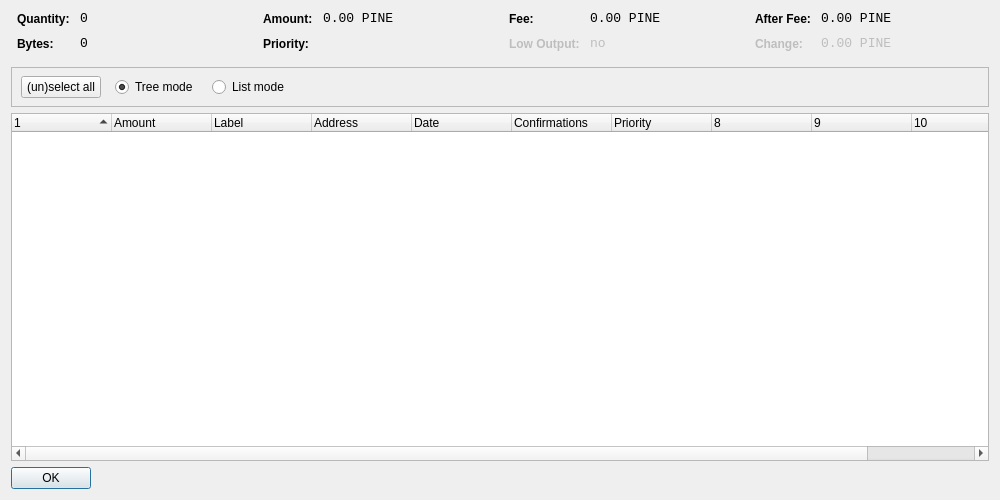
<?xml version="1.0" encoding="UTF-8"?>
<ui version="4.0">
 <class>CoinControlDialog</class>
 <widget class="QDialog" name="CoinControlDialog">
  <property name="geometry">
   <rect>
    <x>0</x>
    <y>0</y>
    <width>1000</width>
    <height>500</height>
   </rect>
  </property>
  <property name="windowTitle">
   <string>Coin Control</string>
  </property>
  <layout class="QVBoxLayout" name="verticalLayout">
   <item>
    <layout class="QHBoxLayout" name="horizontalLayoutTop" stretch="0,0,0,0">
     <property name="topMargin">
      <number>0</number>
     </property>
     <property name="bottomMargin">
      <number>10</number>
     </property>
     <item>
      <layout class="QFormLayout" name="formLayoutCoinControl1">
       <property name="horizontalSpacing">
        <number>10</number>
       </property>
       <property name="verticalSpacing">
        <number>10</number>
       </property>
       <property name="leftMargin">
        <number>6</number>
       </property>
       <property name="rightMargin">
        <number>6</number>
       </property>
       <item row="0" column="0">
        <widget class="QLabel" name="labelCoinControlQuantityText">
         <property name="styleSheet">
          <string notr="true">font-weight:bold;</string>
         </property>
         <property name="text">
          <string>Quantity:</string>
         </property>
        </widget>
       </item>
       <item row="0" column="1">
        <widget class="QLabel" name="labelCoinControlQuantity">
         <property name="font">
          <font>
           <family>Monospace</family>
           <pointsize>10</pointsize>
          </font>
         </property>
         <property name="cursor">
          <cursorShape>IBeamCursor</cursorShape>
         </property>
         <property name="contextMenuPolicy">
          <enum>Qt::ActionsContextMenu</enum>
         </property>
         <property name="text">
          <string notr="true">0</string>
         </property>
         <property name="textInteractionFlags">
          <set>Qt::LinksAccessibleByMouse|Qt::TextSelectableByKeyboard|Qt::TextSelectableByMouse</set>
         </property>
        </widget>
       </item>
       <item row="1" column="0">
        <widget class="QLabel" name="labelCoinControlBytesText">
         <property name="styleSheet">
          <string notr="true">font-weight:bold;</string>
         </property>
         <property name="text">
          <string>Bytes:</string>
         </property>
        </widget>
       </item>
       <item row="1" column="1">
        <widget class="QLabel" name="labelCoinControlBytes">
         <property name="font">
          <font>
           <family>Monospace</family>
           <pointsize>10</pointsize>
          </font>
         </property>
         <property name="cursor">
          <cursorShape>IBeamCursor</cursorShape>
         </property>
         <property name="contextMenuPolicy">
          <enum>Qt::ActionsContextMenu</enum>
         </property>
         <property name="text">
          <string notr="true">0</string>
         </property>
         <property name="textInteractionFlags">
          <set>Qt::LinksAccessibleByMouse|Qt::TextSelectableByKeyboard|Qt::TextSelectableByMouse</set>
         </property>
        </widget>
       </item>
      </layout>
     </item>
     <item>
      <layout class="QFormLayout" name="formLayoutCoinControl2">
       <property name="horizontalSpacing">
        <number>10</number>
       </property>
       <property name="verticalSpacing">
        <number>10</number>
       </property>
       <property name="leftMargin">
        <number>6</number>
       </property>
       <property name="rightMargin">
        <number>6</number>
       </property>
       <item row="0" column="0">
        <widget class="QLabel" name="labelCoinControlAmountText">
         <property name="styleSheet">
          <string notr="true">font-weight:bold;</string>
         </property>
         <property name="text">
          <string>Amount:</string>
         </property>
        </widget>
       </item>
       <item row="0" column="1">
        <widget class="QLabel" name="labelCoinControlAmount">
         <property name="font">
          <font>
           <family>Monospace</family>
           <pointsize>10</pointsize>
          </font>
         </property>
         <property name="cursor">
          <cursorShape>IBeamCursor</cursorShape>
         </property>
         <property name="contextMenuPolicy">
          <enum>Qt::ActionsContextMenu</enum>
         </property>
         <property name="text">
          <string notr="true">0.00 PINE</string>
         </property>
         <property name="textInteractionFlags">
          <set>Qt::LinksAccessibleByMouse|Qt::TextSelectableByKeyboard|Qt::TextSelectableByMouse</set>
         </property>
        </widget>
       </item>
       <item row="1" column="0">
        <widget class="QLabel" name="labelCoinControlPriorityText">
         <property name="styleSheet">
          <string notr="true">font-weight:bold;</string>
         </property>
         <property name="text">
          <string>Priority:</string>
         </property>
        </widget>
       </item>
       <item row="1" column="1">
        <widget class="QLabel" name="labelCoinControlPriority">
         <property name="font">
          <font>
           <family>Monospace</family>
           <pointsize>10</pointsize>
          </font>
         </property>
         <property name="cursor">
          <cursorShape>IBeamCursor</cursorShape>
         </property>
         <property name="contextMenuPolicy">
          <enum>Qt::ActionsContextMenu</enum>
         </property>
         <property name="text">
          <string/>
         </property>
         <property name="textInteractionFlags">
          <set>Qt::LinksAccessibleByMouse|Qt::TextSelectableByKeyboard|Qt::TextSelectableByMouse</set>
         </property>
        </widget>
       </item>
      </layout>
     </item>
     <item>
      <layout class="QFormLayout" name="formLayoutCoinControl3">
       <property name="horizontalSpacing">
        <number>10</number>
       </property>
       <property name="verticalSpacing">
        <number>10</number>
       </property>
       <property name="leftMargin">
        <number>6</number>
       </property>
       <property name="rightMargin">
        <number>6</number>
       </property>
       <item row="0" column="0">
        <widget class="QLabel" name="labelCoinControlFeeText">
         <property name="styleSheet">
          <string notr="true">font-weight:bold;</string>
         </property>
         <property name="text">
          <string>Fee:</string>
         </property>
        </widget>
       </item>
       <item row="0" column="1">
        <widget class="QLabel" name="labelCoinControlFee">
         <property name="font">
          <font>
           <family>Monospace</family>
           <pointsize>10</pointsize>
          </font>
         </property>
         <property name="cursor">
          <cursorShape>IBeamCursor</cursorShape>
         </property>
         <property name="contextMenuPolicy">
          <enum>Qt::ActionsContextMenu</enum>
         </property>
         <property name="text">
          <string notr="true">0.00 PINE</string>
         </property>
         <property name="textInteractionFlags">
          <set>Qt::LinksAccessibleByMouse|Qt::TextSelectableByKeyboard|Qt::TextSelectableByMouse</set>
         </property>
        </widget>
       </item>
       <item row="1" column="0">
        <widget class="QLabel" name="labelCoinControlLowOutputText">
         <property name="enabled">
          <bool>false</bool>
         </property>
         <property name="styleSheet">
          <string notr="true">font-weight:bold;</string>
         </property>
         <property name="text">
          <string>Low Output:</string>
         </property>
        </widget>
       </item>
       <item row="1" column="1">
        <widget class="QLabel" name="labelCoinControlLowOutput">
         <property name="enabled">
          <bool>false</bool>
         </property>
         <property name="font">
          <font>
           <family>Monospace</family>
           <pointsize>10</pointsize>
          </font>
         </property>
         <property name="cursor">
          <cursorShape>IBeamCursor</cursorShape>
         </property>
         <property name="contextMenuPolicy">
          <enum>Qt::ActionsContextMenu</enum>
         </property>
         <property name="text">
          <string notr="true">no</string>
         </property>
         <property name="textInteractionFlags">
          <set>Qt::LinksAccessibleByMouse|Qt::TextSelectableByKeyboard|Qt::TextSelectableByMouse</set>
         </property>
        </widget>
       </item>
      </layout>
     </item>
     <item>
      <layout class="QFormLayout" name="formLayoutCoinControl4">
       <property name="horizontalSpacing">
        <number>10</number>
       </property>
       <property name="verticalSpacing">
        <number>10</number>
       </property>
       <property name="leftMargin">
        <number>6</number>
       </property>
       <property name="rightMargin">
        <number>6</number>
       </property>
       <item row="0" column="0">
        <widget class="QLabel" name="labelCoinControlAfterFeeText">
         <property name="styleSheet">
          <string notr="true">font-weight:bold;</string>
         </property>
         <property name="text">
          <string>After Fee:</string>
         </property>
        </widget>
       </item>
       <item row="0" column="1">
        <widget class="QLabel" name="labelCoinControlAfterFee">
         <property name="font">
          <font>
           <family>Monospace</family>
           <pointsize>10</pointsize>
          </font>
         </property>
         <property name="cursor">
          <cursorShape>IBeamCursor</cursorShape>
         </property>
         <property name="contextMenuPolicy">
          <enum>Qt::ActionsContextMenu</enum>
         </property>
         <property name="text">
          <string notr="true">0.00 PINE</string>
         </property>
         <property name="textInteractionFlags">
          <set>Qt::LinksAccessibleByMouse|Qt::TextSelectableByKeyboard|Qt::TextSelectableByMouse</set>
         </property>
        </widget>
       </item>
       <item row="1" column="0">
        <widget class="QLabel" name="labelCoinControlChangeText">
         <property name="enabled">
          <bool>false</bool>
         </property>
         <property name="styleSheet">
          <string notr="true">font-weight:bold;</string>
         </property>
         <property name="text">
          <string>Change:</string>
         </property>
        </widget>
       </item>
       <item row="1" column="1">
        <widget class="QLabel" name="labelCoinControlChange">
         <property name="enabled">
          <bool>false</bool>
         </property>
         <property name="font">
          <font>
           <family>Monospace</family>
           <pointsize>10</pointsize>
          </font>
         </property>
         <property name="cursor">
          <cursorShape>IBeamCursor</cursorShape>
         </property>
         <property name="contextMenuPolicy">
          <enum>Qt::ActionsContextMenu</enum>
         </property>
         <property name="text">
          <string notr="true">0.00 PINE</string>
         </property>
         <property name="textInteractionFlags">
          <set>Qt::LinksAccessibleByMouse|Qt::TextSelectableByKeyboard|Qt::TextSelectableByMouse</set>
         </property>
        </widget>
       </item>
      </layout>
     </item>
    </layout>
   </item>
   <item>
    <widget class="QFrame" name="frame">
     <property name="minimumSize">
      <size>
       <width>0</width>
       <height>40</height>
      </size>
     </property>
     <property name="frameShape">
      <enum>QFrame::StyledPanel</enum>
     </property>
     <property name="frameShadow">
      <enum>QFrame::Sunken</enum>
     </property>
     <widget class="QWidget" name="horizontalLayoutWidget">
      <property name="geometry">
       <rect>
        <x>10</x>
        <y>0</y>
        <width>781</width>
        <height>41</height>
       </rect>
      </property>
      <layout class="QHBoxLayout" name="horizontalLayoutPanel" stretch="0,0,0,0,0">
       <property name="spacing">
        <number>14</number>
       </property>
       <item>
        <widget class="QPushButton" name="pushButtonSelectAll">
         <property name="sizePolicy">
          <sizepolicy hsizetype="Maximum" vsizetype="Fixed">
           <horstretch>0</horstretch>
           <verstretch>0</verstretch>
          </sizepolicy>
         </property>
         <property name="text">
          <string>(un)select all</string>
         </property>
        </widget>
       </item>
       <item>
        <widget class="QRadioButton" name="radioTreeMode">
         <property name="sizePolicy">
          <sizepolicy hsizetype="Maximum" vsizetype="Fixed">
           <horstretch>0</horstretch>
           <verstretch>0</verstretch>
          </sizepolicy>
         </property>
         <property name="text">
          <string>Tree mode</string>
         </property>
         <property name="checked">
          <bool>true</bool>
         </property>
        </widget>
       </item>
       <item>
        <widget class="QRadioButton" name="radioListMode">
         <property name="sizePolicy">
          <sizepolicy hsizetype="Maximum" vsizetype="Fixed">
           <horstretch>0</horstretch>
           <verstretch>0</verstretch>
          </sizepolicy>
         </property>
         <property name="text">
          <string>List mode</string>
         </property>
        </widget>
       </item>
       <item>
        <spacer name="horizontalSpacer">
         <property name="orientation">
          <enum>Qt::Horizontal</enum>
         </property>
         <property name="sizeHint" stdset="0">
          <size>
           <width>40</width>
           <height>20</height>
          </size>
         </property>
        </spacer>
       </item>
      </layout>
     </widget>
    </widget>
   </item>
   <item>
    <widget class="CoinControlTreeWidget" name="treeWidget">
     <property name="contextMenuPolicy">
      <enum>Qt::CustomContextMenu</enum>
     </property>
     <property name="sortingEnabled">
      <bool>false</bool>
     </property>
     <property name="columnCount">
      <number>11</number>
     </property>
     <attribute name="headerShowSortIndicator" stdset="0">
      <bool>true</bool>
     </attribute>
     <attribute name="headerStretchLastSection">
      <bool>false</bool>
     </attribute>
     <column>
      <property name="text">
       <string/>
      </property>
     </column>
     <column>
      <property name="text">
       <string>Amount</string>
      </property>
     </column>
     <column>
      <property name="text">
       <string>Label</string>
      </property>
     </column>
     <column>
      <property name="text">
       <string>Address</string>
      </property>
     </column>
     <column>
      <property name="text">
       <string>Date</string>
      </property>
     </column>
     <column>
      <property name="text">
       <string>Confirmations</string>
      </property>
      <property name="toolTip">
       <string>Confirmed</string>
      </property>
     </column>
     <column>
      <property name="text">
       <string>Priority</string>
      </property>
     </column>
     <column>
      <property name="text">
       <string/>
      </property>
     </column>
     <column>
      <property name="text">
       <string/>
      </property>
     </column>
     <column>
      <property name="text">
       <string/>
      </property>
     </column>
     <column>
      <property name="text">
       <string/>
      </property>
     </column>
    </widget>
   </item>
   <item>
    <widget class="QDialogButtonBox" name="buttonBox">
     <property name="sizePolicy">
      <sizepolicy hsizetype="Maximum" vsizetype="Fixed">
       <horstretch>0</horstretch>
       <verstretch>0</verstretch>
      </sizepolicy>
     </property>
     <property name="orientation">
      <enum>Qt::Horizontal</enum>
     </property>
     <property name="standardButtons">
      <set>QDialogButtonBox::Ok</set>
     </property>
    </widget>
   </item>
  </layout>
 </widget>
 <customwidgets>
  <customwidget>
   <class>CoinControlTreeWidget</class>
   <extends>QTreeWidget</extends>
   <header>coincontroltreewidget.h</header>
  </customwidget>
 </customwidgets>
 <resources/>
 <connections/>
</ui>
